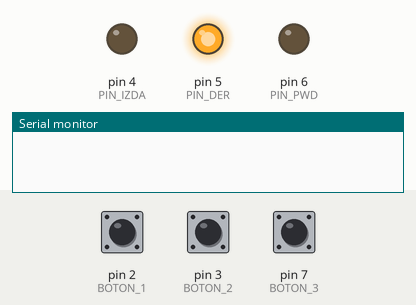
The sketch below on a simulated Arduino Uno, built with avr-gcc and run on an emulated ATmega328P. On the bench: output pins drawn as LEDs (lit = HIGH), the last lines printed to the serial monitor. Inputs (shaded band) come from the test bench; at power-on: pin 2 (BOTON_1) HIGH, pin 3 (BOTON_2) HIGH, pin 7 (BOTON_3) HIGH.

Above: at 1.2 s.
1.3 s: pin 2 (BOTON_1) pulled LOW for 0.15 s
At 1.6 s:
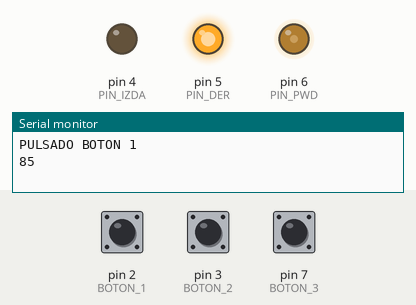
2.9 s: pin 3 (BOTON_2) pulled LOW for 0.15 s
At 4.0 s:
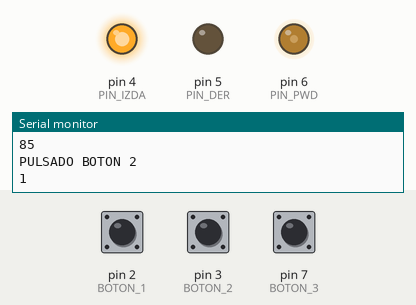
4.5 s: pin 7 (BOTON_3) pulled LOW for 0.15 s
At 5.2 s:
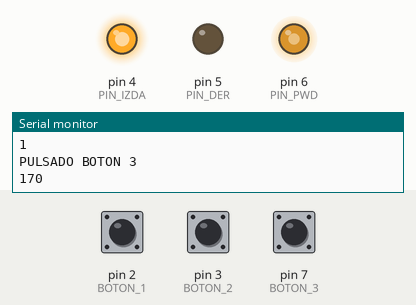
6.1 s: pin 2 (BOTON_1) pulled LOW for 1 s
At 6.5 s:
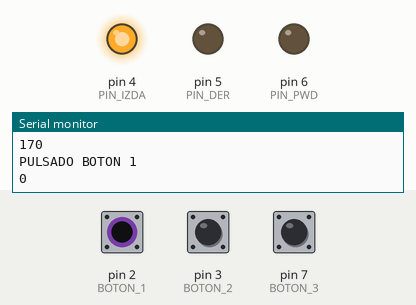
8.6 s: pin 2 (BOTON_1) pulled LOW for 3.2 s
At 9.6 s:
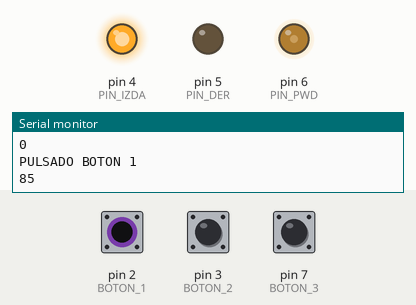
13.3 s: pin 3 (BOTON_2) pulled LOW for 1 s
At 14.3 s:
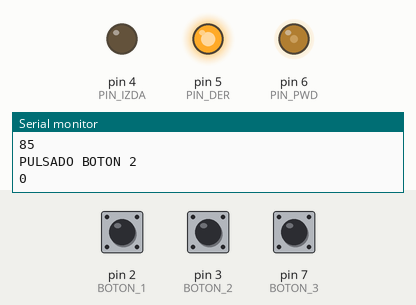
Timing chart, 0 to 16.3 s (numbered marks = the images above; inputs shaded):
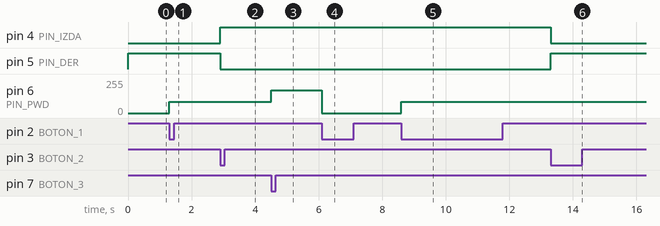

Measured:
- after the input at 1.3 s, pin 6 (PIN_PWD): 0/255 → 85/255 at once
- after the input at 2.9 s, pin 4 (PIN_IZDA): LOW → HIGH at once; pin 5 (PIN_DER): HIGH → LOW at once
- after the input at 4.5 s, pin 6 (PIN_PWD): 85/255 → 170/255 at once
- after the input at 6.1 s, pin 6 (PIN_PWD): 170/255 → 0/255 at once
- after the input at 8.6 s, pin 6 (PIN_PWD): 0/255 → 85/255 at once
- after the input at 13.3 s, pin 4 (PIN_IZDA): HIGH → LOW at once; pin 5 (PIN_DER): LOW → HIGH at once

The sketch:

practica3.ino
```cpp
#define BOTON_1 2
#define BOTON_2 3
#define BOTON_3 7
#define PIN_IZDA 4
#define PIN_DER 5
#define PIN_PWD 6

uint8_t cont_vel;
bool sentido;
bool Pulsado1, Pulsado2, Pulsado3, PulsadoAnt1;
bool motor_on;


void setup()
{
	pinMode(BOTON_1, INPUT_PULLUP);
	pinMode(BOTON_2, INPUT_PULLUP);
  pinMode(BOTON_3, INPUT_PULLUP);

  pinMode(PIN_IZDA, OUTPUT);
  pinMode(PIN_DER, OUTPUT);
  pinMode(PIN_PWD, OUTPUT);
  Serial.begin(9600);
  cont_vel = 0;
  sentido = false;
	Pulsado1 = Pulsado2 = Pulsado3 = PulsadoAnt1 = false;

  digitalWrite(PIN_IZDA, sentido);
  digitalWrite(PIN_DER, !sentido);
  analogWrite(PIN_PWD, cont_vel);
}

bool comprueba_pulsacion( unsigned int boton, bool &PulsadoAnt){
  bool Pulsado = !digitalRead(boton);
  bool out = false;

  if( !PulsadoAnt && Pulsado){
    out = true;
  }

  PulsadoAnt = Pulsado;

  return out;
}

void loop()
{
  if(comprueba_pulsacion(BOTON_1, Pulsado1)){
    if(cont_vel == 0)
      cont_vel=85;
    else
      cont_vel=0;

    Serial.println("PULSADO BOTON 1");
    Serial.println(cont_vel);
    analogWrite(PIN_PWD, cont_vel);
  }

  if(comprueba_pulsacion(BOTON_2, Pulsado2)){
    sentido = !sentido;

    Serial.println("PULSADO BOTON 2");
    Serial.println(sentido);
    digitalWrite(PIN_DER, !sentido);
    digitalWrite(PIN_IZDA, sentido);
  }

  if(comprueba_pulsacion(BOTON_3, Pulsado3)){
    if(cont_vel == 255)
      cont_vel=85;
    else
      cont_vel+=85;

    Serial.println("PULSADO BOTON 3");
    Serial.println(cont_vel);
    analogWrite(PIN_PWD, cont_vel);
  }

}
```
